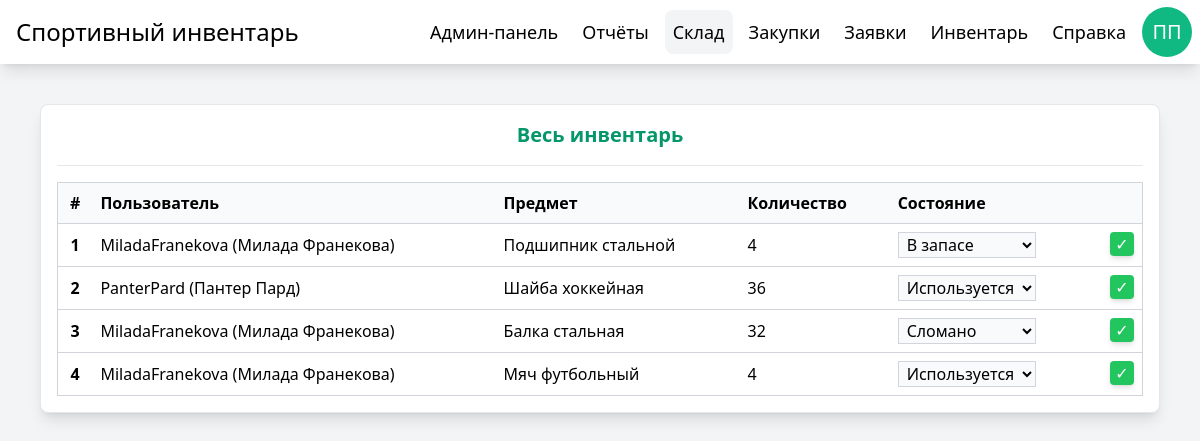
The page /storage/ (signed in) on the database as committed earlier.
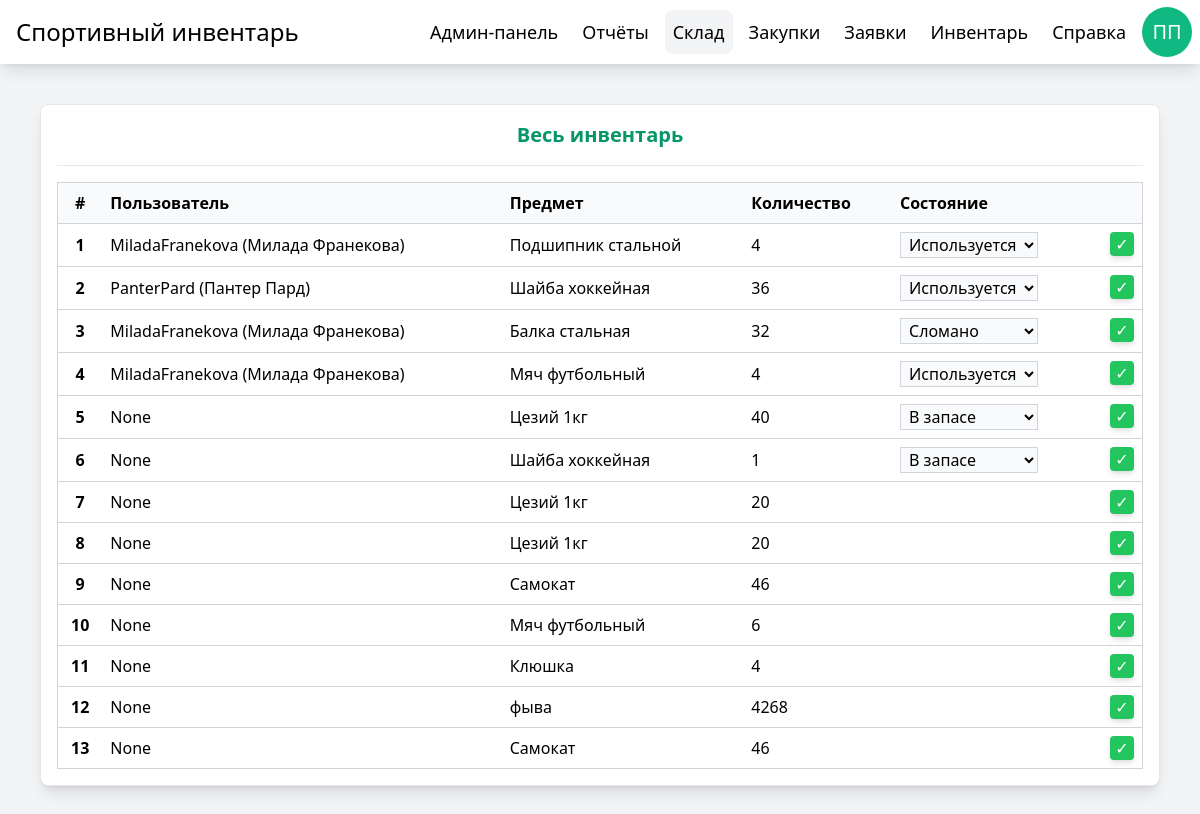
The same page on the database as committed later.
### manager/models.py (models this page shows, shortened)
class Product(models.Model):
    STATE_CHOICES = [
        ('active', 'Используется'),
        ('inactive', 'В запасе'),
        ('broken', 'Сломан'),
    ]
    name = models.CharField(max_length=256)
    quantity = models.PositiveIntegerField(default=1)
    state = models.CharField(max_length=8, choices=STATE_CHOICES, default='inactive')
    owner = models.ForeignKey(User, on_delete=models.CASCADE, related_name='products', blank=True, null=True)

class User(AbstractUser):
    patronymic = models.CharField(max_length=64, blank=True, null=True)
    verified = models.BooleanField(default=False)
    def __str__(self):
        return f"{self.username} ({self.first_name} {self.last_name})"

### manager/views.py (the view, shortened to what this page needs)
# urls.py: path('storage/', views.storage, name="storage"),
@login_required
@user_passes_test(is_admin)
def storage(request):
    context = {
        'products': Product.objects.filter()
    }
    return render(request, 'storage.html', context)

### manager/views.py (called while the page is built)
def is_admin(user):
    return user.is_staff == True

### theme/templates/storage.html (shortened to what this page needs)
{% extends "base.html" %}
{% block content %}
<div class="w-full p-4 grid gap-4 bg-white border rounded-lg shadow-lg">
    <h2 class="text-xl font-semibold text-center text-primary-600">Весь инвентарь</h2>
    <hr>
    <table class="border border-gray-300 border-collapse">
        <thead>
            <tr class="bg-gray-50 border border-gray-300">
                <th class="p-2 text-center">#</th>
                <th class="p-2 text-start">Пользователь</th>
                <th class="p-2 text-start">Предмет</th>
                <th class="p-2 text-start">Количество</th>
                <th class="p-2 text-start">Состояние</th>
                <th class="p-2 text-center"></th>
            </tr>
        </thead>
        <tbody id="inventoryTableBody">
            {% for product in products %}
            <form method="post">
            <tr class="border-b border-gray-300 hover:bg-primary-50 transition">
                <th class="p-2 text-center">{{ forloop.counter }}</th>
                <td class="p-2 text-start break-all">{{ product.owner }}</td>
                <td class="p-2 text-start break-all">{{ product.name }}</td>
                <td class="p-2 text-start">{{ product.quantity|default:"1" }}</td>
                <td class="p-2">
                    {% if product.state == 'inactive' %}
                    <select name="state" class="px-1 bg-gray-50 border border-gray-300 focus:outline focus:outline-primary-500 transition" required>
                        <option selected value="inactive">В запасе</option>
                    </select>
                    {% elif product.state == 'active' %}
                    <select name="state" class="px-1 bg-gray-50 border border-gray-300 focus:outline focus:outline-primary-500 transition" required>
                        <option selected value="active">Используется</option>
                    </select>
                    {% elif product.state == 'broken' %}
                    <select name="state" class="px-1 bg-gray-50 border border-gray-300 focus:outline focus:outline-primary-500 transition" required>
                        <option selected value="broken">Сломано</option>
                    </select>
                    {% endif %}
                </td>
                <td class="p-2 flex justify-end">
                    <button
                        name="verification"
                        title="Одобрить"
                        value="accept"
                        class="w-6 h-6 bg-green-500 hover:bg-green-700 text-white rounded shadow-md transition">
                        ✓
                    </button>
                </td>
                </form>
            {% empty %}
            <tr class="border-y border-gray-300">
                <td colspan="4" class="py-2 text-center text-gray-400 transition">У вас пока нет инвентаря.</td>
            </tr>
            {% endfor %}
        </tbody>
    </table>
</div>
{% endblock %}

Rows that differ between the two databases and show on the page:
changed Product "Подшипник стальной": state "В запасе" → "Используется"
added Product: owner "None", name "Цезий 1кг", quantity "40"
added Product: owner "None", name "Шайба хоккейная", quantity "1"
added Product: owner "None", name "Цезий 1кг", quantity "20"
added Product: owner "None", name "Цезий 1кг", quantity "20"
added Product: owner "None", name "Самокат", quantity "46"
added Product: owner "None", name "Мяч футбольный", quantity "6"
added Product: owner "None", name "Клюшка", quantity "4"
added Product: owner "None", name "фыва", quantity "4268"
added Product: owner "None", name "Самокат", quantity "46"
